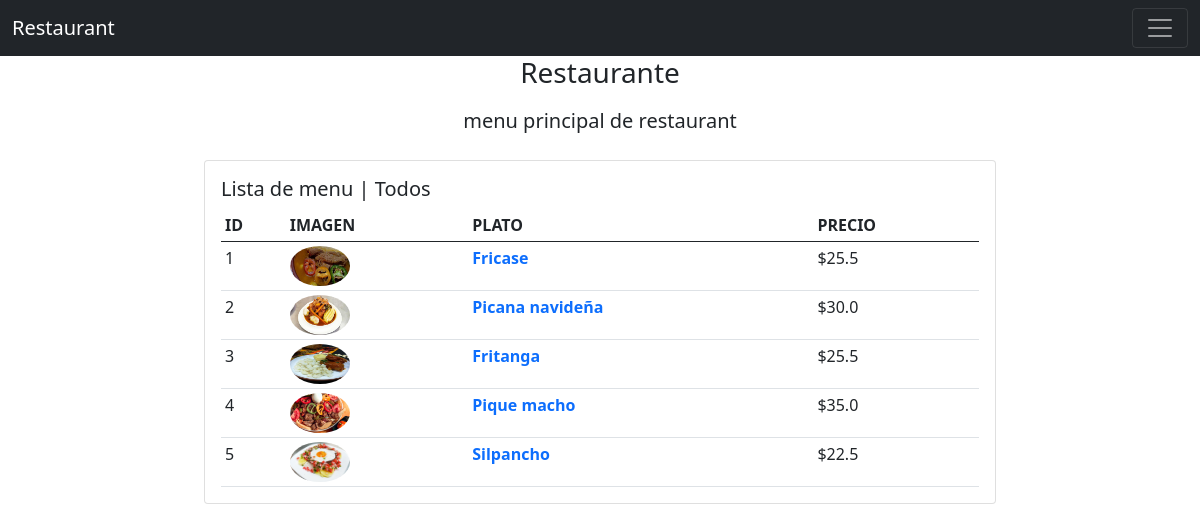
The page / on the database its author committed.
### tables this page shows
CREATE TABLE Platos (
    id INTEGER PRIMARY KEY AUTOINCREMENT,
    nombre TEXT NOT NULL,
    precio REAL NOT NULL,
    imagen TEXT NOT NULL
);

### app.py (the view)
@app.route("/")
def menu():
    conn = sqlite3.connect('restaurante.db')
    cursor = conn.cursor()
    cursor.execute("SELECT * FROM Platos")
    platos = cursor.fetchall()
    conn.close()
    return render_template('index.html', platos = platos)

### templates/index.html
{% extends "layout.html" %}
{% block content %}
<h1>.</h1>
<div class="row g-8">
  <div class="py-9 text-center">
    <h3 class="mb-3">Restaurante</h3>
    <div class="col-lg-6 mx-auto">
        <p class="lead mb-4">menu principal de restaurant</p>
    </div>
  </div>
  <div class="col-2"></div>
  {% if platos %}
  <div class="col-8">
    <div class="card top-selling overflow-auto">
      <div class="card-body pb-0">
        <h5 class="card-title">Lista de menu <span>| Todos</span></h5>
        <table class="table table-sm">
          <thead>
            <tr>
              <th scope="col" style="text-transform: uppercase;">Id</th>
              <th scope="col" style="text-transform: uppercase;">Imagen</th>
              <th scope="col" style="text-transform: uppercase;">Plato</th>
              <th scope="col" style="text-transform: uppercase;">Precio</th>
          </thead>
          <tbody>
            {% for item in platos %}
            <tr>
              <td>{{ item.0 }}</td>
              <th scope="row"><a href="#"><img src="static/img/menu/{{ item.3 }}" class="rounded-circle" width="60" height="40"></a></th>
              <td class="text-primary fw-bold">{{ item.1 }}</td>
              <td>${{ item.2 }}</td>
            </tr>
            {% endfor %}
          </tbody>
        </table>
      </div>
    </div>
  </div>
  {% else %}
  <div class="overflow-hidden col-lg-8 mx-auto">
      <div class="alert alert-success" role="alert">
          <p>Lista vacia, agregar registro por favor.</p>
      </div>
  </div>
  {% endif %}
  <div class="col-2"></div>
</div>
{% endblock %}

### rows shown on the page
Platos: id "1", imagen (picture), nombre "Fricase", precio "25.5"
Platos: id "2", imagen (picture), nombre "Picana navideña", precio "30.0"
Platos: id "3", imagen (picture), nombre "Fritanga", precio "25.5"
Platos: id "4", imagen (picture), nombre "Pique macho", precio "35.0"
Platos: id "5", imagen (picture), nombre "Silpancho", precio "22.5"
